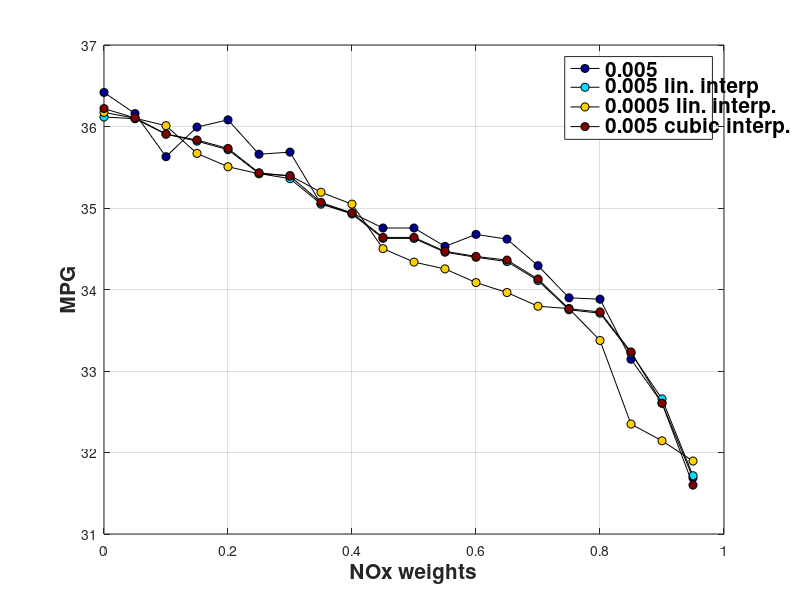
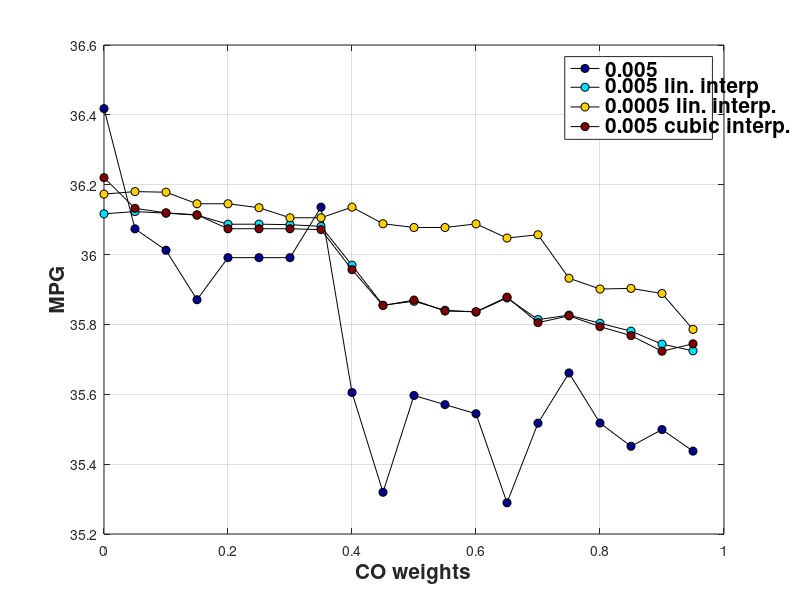
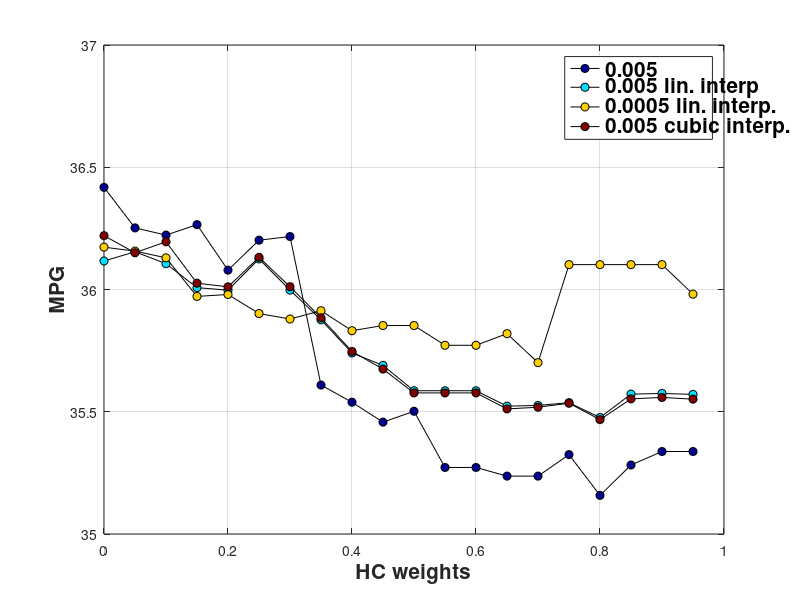
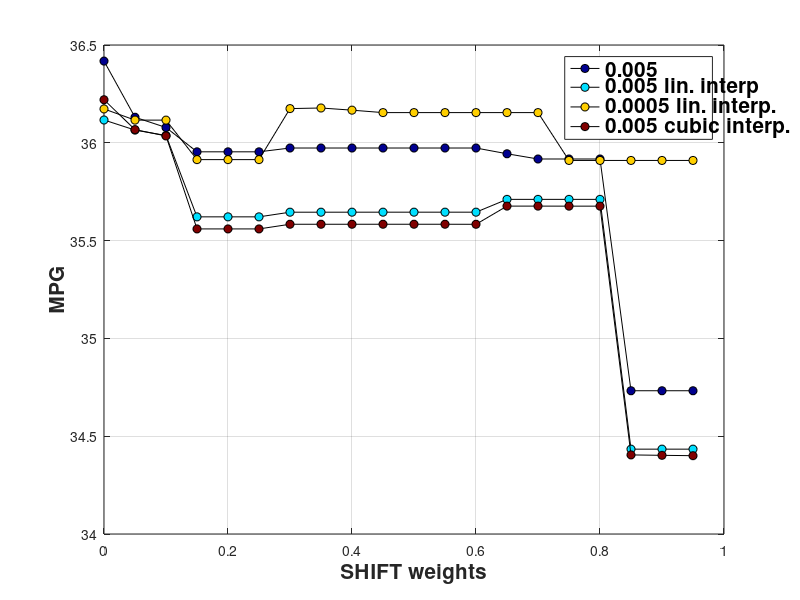

These figures' MATLAB source, in order:
clear;
clf;
close all;
C = jet;
h = 14;
r=6;
t = 10;
q = 20;  % For colors
start = 3;
stop = 10;
for i = [start, 6,8,9];
    if i == 1
        load SOC_grid_1;
        c = '0.1';
    elseif i == 2
        load SOC_grid_01;
        c = '0.01';
    elseif i == 3
        load SOC_grid_005;
        c = '0.005';
    elseif i == 4
        load SOC_grid_001;
        c = '0.001';
    elseif i == 5
        load SOC_grid_0005;
        c = '0.0005';
    elseif i == 6
        load SOC_grid_005_interp;
        c = '0.005 lin. interp';
    elseif i == 7
        load SOC_grid_001_interp;
        c = '0.001 lin. interp.';
    elseif i == 8
        load SOC_grid_0005_interp;
        c = '0.0005 lin. interp.';
    elseif i == 9
        load SOC_grid_005_interp_cubic;
        c = '0.005 cubic interp.';
    elseif i == 10
        load SOC_grid_0005_interp_cubic;
        c = '0.0005 cubic. interp.';
    elseif i == 11;
        load SOC_grid_005_interp_full_cyc;
        c = '0.005 line. interp FULL';
    elseif i == 12;
        load SOC_grid_005_interp_lower_weights;
        c = '0.005 line. interp Lower weights';
    elseif i == 13;
        load SOC_grid_005_interp_full_cyc_smooth;
        c = '0.005 line. interp Full CYC Smoothed Data';
    else
        load SOC_grid_001_interp_full_cyc_smooth;
        c = '0.001 line. interp Full CYC Smoothed Data';
    end
    
    if i == start
        leg = {c};
        a = 1;
    else
        leg = {leg{1:a}, c};
        a = a+1;
    end
    
    figure(2)
    plot(result.a1(1,:),result.mpg(1,:),'-ko',...
        'LineWidth',0.5,...
        'MarkerEdgeColor','k',...
        'MarkerFaceColor',C(a+(a-1)*q,:),...
        'MarkerSize',r)
    grid on
    ylabel('MPG')
    xlabel('NOx weights')
    legend(leg{1:a})
    set(findall(gcf,'type','text'),'FontSize',15,'fontWeight','bold')
    hold on
    
    figure(3)
    plot(result.a2(2,:),result.mpg(2,:),'-ko',...
        'LineWidth',0.5,...
        'MarkerEdgeColor','k',...
        'MarkerFaceColor',C(a+(a-1)*q,:),...
        'MarkerSize',r)
    grid on
    ylabel('MPG')
    xlabel('CO weights')
    legend(leg{1:a})
    set(findall(gcf,'type','text'),'FontSize',15,'fontWeight','bold')
    hold on
    
    figure(4)
    plot(result.a3(3,:),result.mpg(3,:),'-ko',...
        'LineWidth',0.5,...
        'MarkerEdgeColor','k',...
        'MarkerFaceColor',C(a+(a-1)*q,:),...
        'MarkerSize',r)
    grid on
    ylabel('MPG')
    xlabel('HC weights')
    legend(leg{1:a})
    set(findall(gcf,'type','text'),'FontSize',15,'fontWeight','bold')
    hold on
    
    figure(5)
    plot(result.shift(4,:),result.mpg(4,:),'-ko',...
        'LineWidth',0.5,...
        'MarkerEdgeColor','k',...
        'MarkerFaceColor',C(a+(a-1)*q,:),...
        'MarkerSize',r)
    grid on
    ylabel('MPG')
    xlabel('SHIFT weights')
    legend(leg{1:a})
    set(findall(gcf,'type','text'),'FontSize',15,'fontWeight','bold')
    hold on
    
    figure(6)
    plot(result.eng(5,:),result.mpg(5,:),'-ko',...
        'LineWidth',0.5,...
        'MarkerEdgeColor','k',...
        'MarkerFaceColor',C(a+(a-1)*q,:),...
        'MarkerSize',r)
    grid on
    ylabel('MPG')
    xlabel('ENG weights')
    legend(leg{1:a})
    set(findall(gcf,'type','text'),'FontSize',15,'fontWeight','bold')
    hold on
end

hold off
set(findall(gcf,'type','text'),'FontSize',15,'fontWeight','bold')

